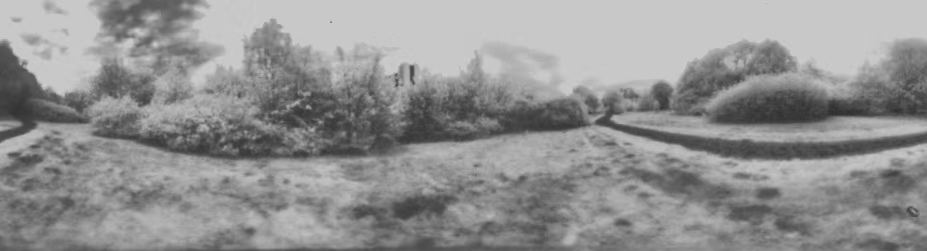
#> input picture synthetic_vedios/Vedio_dynamic_complex_bg/outdoor_2.jpg, 927 x 251 px, found by its file name
$ python black_quadrants_appro.py
#> lines starting #> are read from the running program, lines starting #| are printed output that depends on the picture
import cv2
import os

# Path
image_path = r"C:\A_RESEARCH\Off_Line\C\LPLC2\synthetic_vedios\Vedio_dynamic_complex_bg\outdoor_2.jpg"
output_video = image_path.replace(".jpg", "_black_expand_four_quadrants.avi")

# Video properties
frame_width = 320
frame_height = 240
fps = 30

img = cv2.imread(image_path)
#> img is the input picture: shape (251, 927, 3); min 46, max 209, mean 145.8

# Raw img operation
img = img[5:245, :]
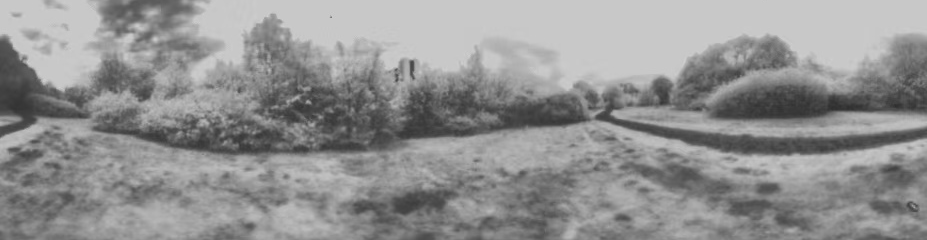
#> img: shape (240, 927, 3); min 46, max 208, mean 145.6

img_height, img_width = img.shape[:2]
#> img_height = 240; img_width = 927

fourcc = cv2.VideoWriter_fourcc(*'XVID')
video_writer = cv2.VideoWriter(output_video, fourcc, fps, (frame_width, frame_height))

# Bg moving speed
scroll_speed = 1

# Square size
max_square_size = 80
square_size = 0

# Object appear time (frame)
time_appear_quadrant_1 = 0
time_appear_quadrant_2 = 50
time_appear_quadrant_3 = 100
time_appear_quadrant_4 = 150
time_end = 200

for start_x in range(0, time_end, scroll_speed):
    frame_count = start_x
    frame = img[:, start_x:start_x + frame_width].copy()

    # Quadrant 1
    if frame_count < time_appear_quadrant_2 - 10:
        center_x, center_y = frame_width * 3 // 4, frame_height // 4
        top_left = (center_x - square_size // 2, center_y - square_size // 2)
        bottom_right = (center_x + square_size // 2, center_y + square_size // 2)

        cv2.rectangle(frame, top_left, bottom_right, (0, 0, 0), -1)
        square_size += 2

    elif frame_count >= time_appear_quadrant_2 - 10 and frame_count < time_appear_quadrant_2:
        # Ensure top_left and bottom_right are updated for Quadrant 1
        cv2.rectangle(frame, top_left, bottom_right, (0, 0, 0), -1)

    # Quadrant 2
    elif frame_count >= time_appear_quadrant_2 and frame_count < time_appear_quadrant_3 - 10:
        if frame_count == time_appear_quadrant_2 :
            square_size = 0
        center_x, center_y = frame_width // 4, frame_height // 4
        top_left = (center_x - square_size // 2, center_y - square_size // 2)
        bottom_right = (center_x + square_size // 2, center_y + square_size // 2)

        cv2.rectangle(frame, top_left, bottom_right, (0, 0, 0), -1)
        square_size += 2

    elif frame_count >= time_appear_quadrant_3 - 10 and frame_count < time_appear_quadrant_3:
        cv2.rectangle(frame, top_left, bottom_right, (0, 0, 0), -1)

    # Quadrant 3
    elif frame_count >= time_appear_quadrant_3 and frame_count < time_appear_quadrant_4 - 10:
        if frame_count == time_appear_quadrant_3 :
            square_size = 0
        center_x, center_y = frame_width // 4, frame_height * 3 // 4
        top_left = (center_x - square_size // 2, center_y - square_size // 2)
        bottom_right = (center_x + square_size // 2, center_y + square_size // 2)

        cv2.rectangle(frame, top_left, bottom_right, (0, 0, 0), -1)
        square_size += 2

    elif frame_count >= time_appear_quadrant_4 - 10 and frame_count < time_appear_quadrant_4:
        cv2.rectangle(frame, top_left, bottom_right, (0, 0, 0), -1)

    # Quadrant 4
    elif frame_count >= time_appear_quadrant_4 and frame_count < time_end - 10:
        if frame_count == time_appear_quadrant_4 :
            square_size = 0
        center_x, center_y = frame_width * 3 // 4, frame_height * 3 // 4
        top_left = (center_x - square_size // 2, center_y - square_size // 2)
        bottom_right = (center_x + square_size // 2, center_y + square_size // 2)

        cv2.rectangle(frame, top_left, bottom_right, (0, 0, 0), -1)
        square_size += 2

    elif frame_count >= time_end - 10 and frame_count < time_end:
        cv2.rectangle(frame, top_left, bottom_right, (0, 0, 0), -1)


    video_writer.write(frame)
#> this loop made 200 passes
#> pass 1, `frame = img[:, start_x:start_x + frame_width].copy()`:
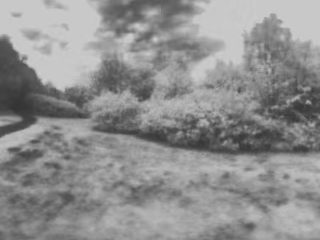
#> frame: shape (240, 320, 3); min 51, max 208, mean 143.4
#> pass 3, `frame = img[:, start_x:start_x + frame_width].copy()`:
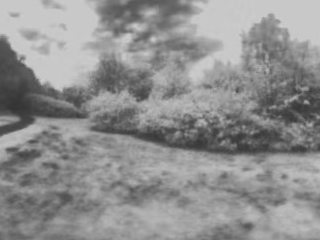
#> frame: shape (240, 320, 3); min 51, max 208, mean 143.5
#> after the loop:
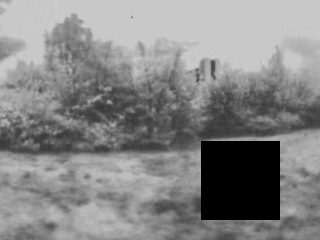
#> frame: shape (240, 320, 3); min 0, max 207, mean 133.8

video_writer.release()
cv2.destroyAllWindows()

print(f'\n\nOutput Video to:   {output_video}\n\n')

$ run again, with synthetic_vedios/Vedio_dynamic_complex_bg/outdoor_1.jpg copied over synthetic_vedios/Vedio_dynamic_complex_bg/outdoor_2.jpg
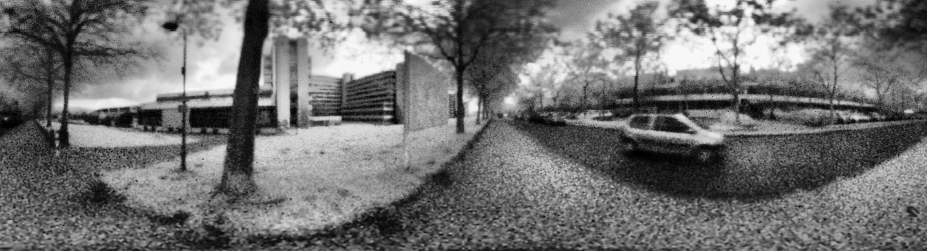
#> input picture synthetic_vedios/Vedio_dynamic_complex_bg/outdoor_1.jpg, 927 x 251 px, found by its file name
#> img is the input picture: shape (251, 927, 3); min 0, max 249, mean 113
#> `img = img[5:245, :]`:
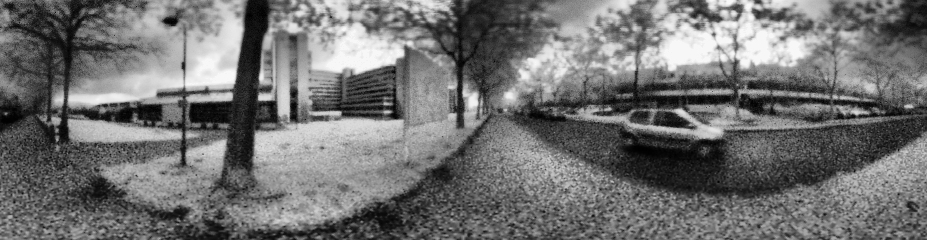
#> img: shape (240, 927, 3); min 0, max 249, mean 113.3
#> after the loop `for start_x in range(0, time_end, scroll_speed):`:
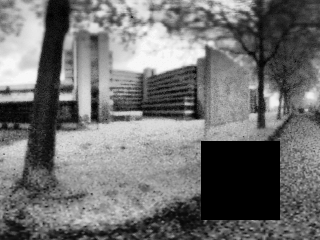
#> frame: shape (240, 320, 3); min 0, max 249, mean 112.9

$ run again, with synthetic_vedios/Vedio_dynamic_complex_bg/outdoor_3.jpg copied over synthetic_vedios/Vedio_dynamic_complex_bg/outdoor_2.jpg
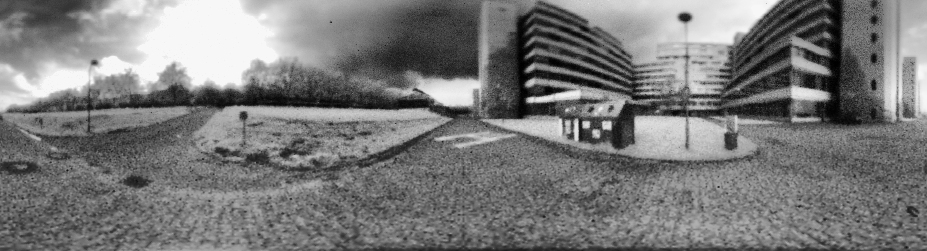
#> input picture synthetic_vedios/Vedio_dynamic_complex_bg/outdoor_3.jpg, 927 x 251 px, found by its file name
#> img is the input picture: shape (251, 927, 3); min 0, max 249, mean 121.5
#> `img = img[5:245, :]`:
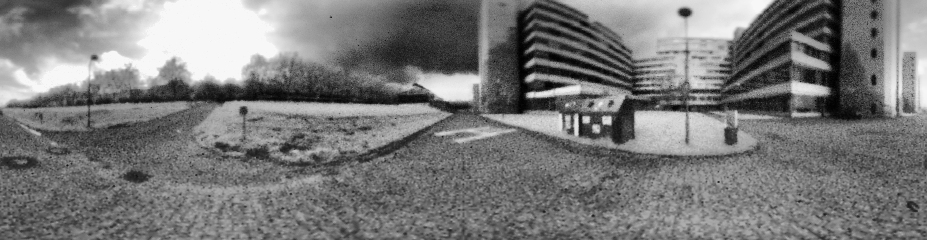
#> img: shape (240, 927, 3); min 0, max 249, mean 121.5
#> after the loop `for start_x in range(0, time_end, scroll_speed):`:
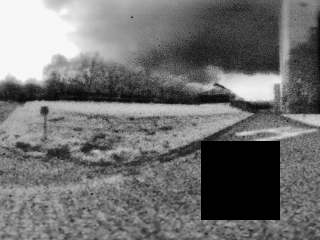
#> frame: shape (240, 320, 3); min 0, max 249, mean 111.9
